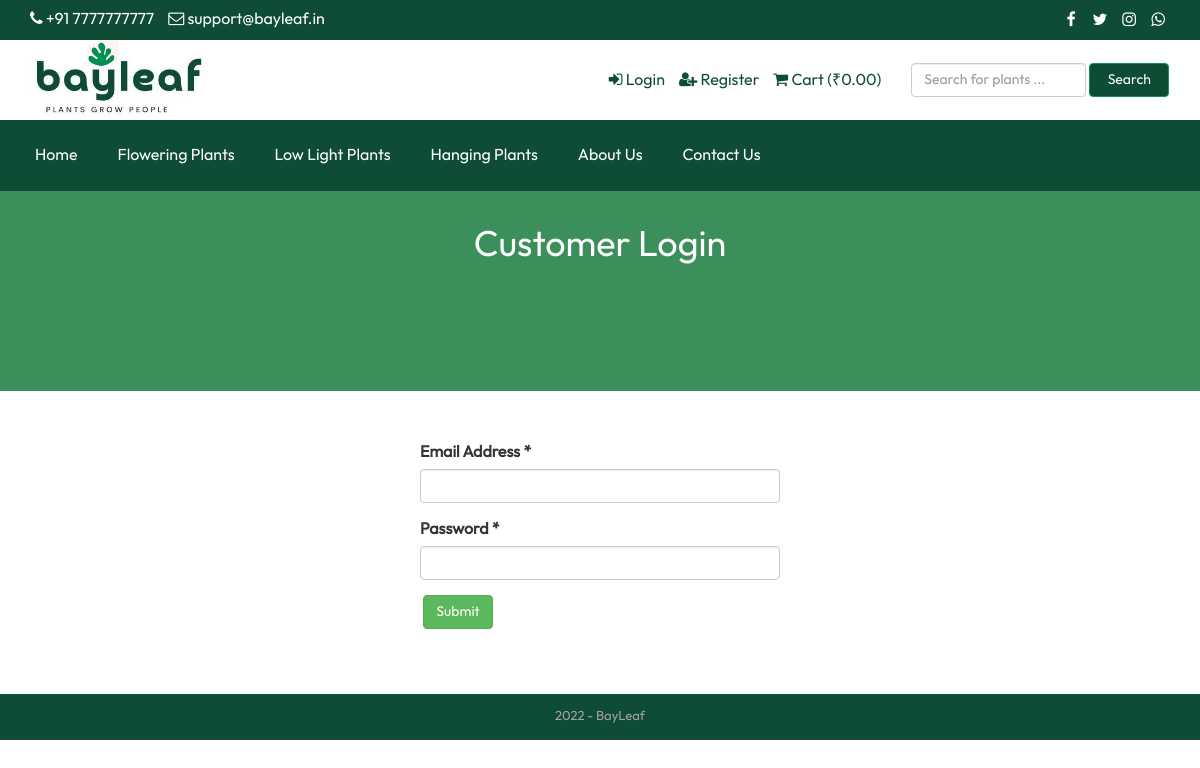
The page /login.php on the database its author committed.
### tables this page shows
CREATE TABLE IF NOT EXISTS `tbl_settings` (
  `id` int(11) NOT NULL AUTO_INCREMENT,
  `logo` varchar(255) NOT NULL,
  `favicon` varchar(255) NOT NULL,
  `footer_text` text NOT NULL,
  `contact_address` text NOT NULL,
  `contact_email` varchar(255) NOT NULL,
  `contact_phone` varchar(255) NOT NULL,
  `receive_email` varchar(255) NOT NULL,
  `receive_email_subject` varchar(255) NOT NULL,
  `receive_email_thank_you_message` text NOT NULL,
  `total_popular_post_sidebar` int(11) NOT NULL,
  `total_featured_product_home` int(11) NOT NULL,
  `total_popular_product_home` int(11) NOT NULL,
  `meta_title_home` text NOT NULL,
  `meta_keyword_home` text NOT NULL,
  `meta_description_home` text NOT NULL,
  `banner_login` varchar(255) NOT NULL,
  `banner_registration` varchar(255) NOT NULL,
  `banner_search` varchar(255) NOT NULL,
  `banner_cart` varchar(255) NOT NULL,
  `banner_checkout` varchar(255) NOT NULL,
  `banner_product_category` varchar(255) NOT NULL,
  `featured_product_title` varchar(255) NOT NULL,
  `featured_product_subtitle` varchar(255) NOT NULL,
  `popular_product_title` varchar(255) NOT NULL,
  `popular_product_subtitle` varchar(255) NOT NULL,
  `bank_detail` text NOT NULL,
  PRIMARY KEY (`id`)
);

CREATE TABLE IF NOT EXISTS `tbl_social` (
  `social_id` int(11) NOT NULL AUTO_INCREMENT,
  `social_name` varchar(30) NOT NULL,
  `social_url` varchar(255) NOT NULL,
  `social_icon` varchar(30) NOT NULL,
  PRIMARY KEY (`social_id`)
);

CREATE TABLE IF NOT EXISTS `tbl_category` (
  `tcat_id` int(11) NOT NULL AUTO_INCREMENT,
  `tcat_name` varchar(255) NOT NULL,
  `show_on_menu` int(1) NOT NULL,
  `p_featured_photo` varchar(255) NOT NULL DEFAULT '   ',
  PRIMARY KEY (`tcat_id`)
);

CREATE TABLE IF NOT EXISTS `tbl_page` (
  `id` int(11) NOT NULL AUTO_INCREMENT,
  `about_title` varchar(255) NOT NULL,
  `about_content` text NOT NULL,
  `about_banner` varchar(255) NOT NULL,
  `about_meta_title` varchar(255) NOT NULL,
  `about_meta_keyword` text NOT NULL,
  `about_meta_description` text NOT NULL,
  `contact_title` varchar(255) NOT NULL,
  `contact_banner` varchar(255) NOT NULL,
  `contact_meta_title` varchar(255) NOT NULL,
  `contact_meta_keyword` text NOT NULL,
  `contact_meta_description` text NOT NULL,
  PRIMARY KEY (`id`)
);

### login.php (the view, shortened to what this page needs)
<?php require_once('header.php'); ?>
<?php
$statement = $pdo->prepare("SELECT * FROM tbl_settings WHERE id=1");
$statement->execute();
$result = $statement->fetchAll(PDO::FETCH_ASSOC);
foreach ($result as $row) {
    $banner_login = $row['banner_login'];
}
?>
<div class="page-banner" style="background-color:#444;background-image: url(assets/uploads/<?php echo $banner_login; ?>);">
    <div class="inner">
        <h1><?php echo "Customer Login"; ?></h1>
    </div>
</div>
<div class="page">
    <div class="container">
        <div class="row">
            <div class="col-md-12">
                <div class="user-content">
                    <form action="" method="post">
                        <div class="row">
                            <div class="col-md-4"></div>
                            <div class="col-md-4">
                                <div class="form-group">
                                    <label for=""><?php echo "Email Address"; ?> *</label>
                                    <input type="email" class="form-control" name="cust_email">
                                </div>
                                <div class="form-group">
                                    <label for=""><?php echo "Password"; ?> *</label>
                                    <input type="password" class="form-control" name="cust_password">
                                </div>
                                <div class="form-group">
                                    <input type="submit" class="btn btn-success" value="<?php echo "Submit"; ?>" name="form1">
                                </div>
                            </div>
                        </div>
                    </form>
                </div>
            </div>
        </div>
    </div>
</div>
<?php require_once('footer.php'); ?>

### header.php (shortened to what this page needs)
<?php
include("admin/inc/config.php");
$statement = $pdo->prepare("SELECT * FROM tbl_settings WHERE id=1");
$statement->execute();
$result = $statement->fetchAll(PDO::FETCH_ASSOC);
foreach ($result as $row)
{
	$logo = $row['logo'];
	$contact_email = $row['contact_email'];
	$contact_phone = $row['contact_phone'];
}
?>
<!DOCTYPE html>
<html lang="en">
<head>
	<link rel="stylesheet" href="assets/css/bootstrap.min.css">
	<link rel="stylesheet" href="assets/css/font-awesome.min.css">
	<link rel="stylesheet" href="assets/css/owl.carousel.min.css">
	<link rel="stylesheet" href="assets/css/owl.theme.default.min.css">
	<link rel="stylesheet" href="assets/css/jquery.bxslider.min.css">
    <link rel="stylesheet" href="assets/css/magnific-popup.css">
    <link rel="stylesheet" href="assets/css/rating.css">
	<link rel="stylesheet" href="assets/css/spacing.css">
	<link rel="stylesheet" href="assets/css/bootstrap-touch-slider.css">
	<link rel="stylesheet" href="assets/css/animate.min.css">
	<link rel="stylesheet" href="assets/css/tree-menu.css">
	<link rel="stylesheet" href="assets/css/select2.min.css">
	<link rel="stylesheet" href="assets/css/main.css">
	<link rel="stylesheet" href="assets/css/responsive.css">
	<?php
	$statement = $pdo->prepare("SELECT * FROM tbl_page WHERE id=1");
	$statement->execute();
	$result = $statement->fetchAll(PDO::FETCH_ASSOC);
		?>
</head>
<body>
<div class="top">
	<div class="container">
		<div class="row">
			<div class="col-md-6 col-sm-6 col-xs-12">
				<div class="left">
					<ul>
						<li><i class="fa fa-phone"></i> <?php echo $contact_phone; ?></li>
						<li><i class="fa fa-envelope-o"></i> <?php echo $contact_email; ?></li>
					</ul>
				</div>
			</div>
			<div class="col-md-6 col-sm-6 col-xs-12">
				<div class="right">
					<ul>
						<?php
						$statement = $pdo->prepare("SELECT * FROM tbl_social");
						$statement->execute();
						$result = $statement->fetchAll(PDO::FETCH_ASSOC);
						foreach ($result as $row) {
							?>
							<?php if($row['social_url'] != ''): ?>
							<li><a href="<?php echo $row['social_url']; ?>"><i class="<?php echo $row['social_icon']; ?>"></i></a></li>
							<?php endif; ?>
							<?php
						}
						?>
					</ul>
				</div>
			</div>
		</div>
	</div>
</div>
<div class="header">
	<div class="container">
		<div class="row inner">
			<div class="col-md-4 logo">
				<a href="index.php"><img src="assets/uploads/<?php echo $logo; ?>" alt="logo image"></a>
			</div>
			<div class="col-md-5 right">
				<ul>
					<?php
					if(isset($_SESSION['customer'])) {
						?>
						<li><i class="fa fa-user"></i> <?php echo "Logged in as"; ?> <?php echo $_SESSION['customer']['cust_name']; ?></li>
						<li><a href="dashboard.php"><i class="fa fa-home"></i> <?php echo "Dashboard"; ?></a></li>
						<?php
					} else {
						?>
						<li><a href="login.php"><i class="fa fa-sign-in"></i> <?php echo "Login"; ?></a></li>
						<li><a href="registration.php"><i class="fa fa-user-plus"></i> <?php echo "Register"; ?></a></li>
						<?php
					}
					?>
					<li><a href="cart.php"><i class="fa fa-shopping-cart"></i> <?php echo "Cart"; ?> (<?php echo "₹"; ?><?php
					if(isset($_SESSION['cart_p_id'])) {
						$table_total_price = 0;
						$i=0;
	                    foreach($_SESSION['cart_p_qty'] as $key => $value)
	                    {
	                        $i++;
	                        $arr_cart_p_qty[$i] = $value;
	                    }                    $i=0;
	                    foreach($_SESSION['cart_p_current_price'] as $key => $value)
	                    {
	                        $i++;
	                        $arr_cart_p_current_price[$i] = $value;
	                    }
	                    for($i=1;$i<=count($arr_cart_p_qty);$i++) {
	                    	$row_total_price = $arr_cart_p_current_price[$i]*$arr_cart_p_qty[$i];
	                        $table_total_price = $table_total_price + $row_total_price;
	                    }
						echo $table_total_price;
					} else {
						echo '0.00';
					}
					?>)</a></li>
				</ul>
			</div>
			<div class="col-md-3 search-area">
				<form class="navbar-form navbar-left" role="search" action="search-result.php" method="get">
					<div class="form-group">
						<input type="text" class="form-control search-top" placeholder="<?php echo "Search for plants ..."; ?>" name="search_text">
					</div>
					<button type="submit" class="btn btn-danger"><?php echo "Search"; ?></button>
				</form>
			</div>
		</div>
	</div>
</div>
<div class="nav">
	<div class="container">
		<div class="row">
			<div class="col-md-12 pl_0 pr_0">
				<div class="menu-container">
					<div class="menu">
						<ul>
							<li><a href="index.php">Home</a></li>
							<?php
							$statement = $pdo->prepare("SELECT * FROM tbl_category WHERE show_on_menu=1");
							$statement->execute();
							$result = $statement->fetchAll(PDO::FETCH_ASSOC);
							foreach ($result as $row) {
								?>
								<li><a href="product-category.php?id=<?php echo $row['tcat_id']; ?>&type=top-category"><?php echo $row['tcat_name']; ?></a>
								<?php
							}
							?>
							<?php
							$statement = $pdo->prepare("SELECT * FROM tbl_page WHERE id=1");
							$statement->execute();
							$result = $statement->fetchAll(PDO::FETCH_ASSOC);
							foreach ($result as $row) {
								$about_title = $row['about_title'];
								$contact_title = $row['contact_title'];
							}
							?>
							<li><a href="about.php"><?php echo $about_title; ?></a></li>
							<li><a href="contact.php"><?php echo $contact_title; ?></a></li>
						</ul>
					</div>
				</div>
			</div>
		</div>
	</div>
</div>

### footer.php (shortened to what this page needs)
<?php
$statement = $pdo->prepare("SELECT * FROM tbl_settings WHERE id=1");
$statement->execute();
$result = $statement->fetchAll(PDO::FETCH_ASSOC);
foreach ($result as $row)
{
	$footer_text = $row['footer_text'];
}
?>
<div class="footer-bottom">
	<div class="container">
		<div class="row">
			<div class="col-md-12 copyright">
				<?php echo $footer_text; ?>
			</div>
		</div>
	</div>
</div>
</body>
</html>

### assets/css/main.css (style rules this page uses)
* { margin: 0; padding: 0; }
body { font-family: "Outfit",sans-serif; font-size: 16px; }
h1, h2, h3, h4, h5, h6 { font-family: "Outfit",sans-serif; }
a { text-decoration: none; }
.top { width: 100%; height: 40px; background: #0E4C35; }
.top .left { float: left; }
.top .left ul { padding-top: 8px; }
.top .left ul li { list-style-type: none; float: left; margin-right: 14px; color: white; }
.top .left ul li i { color: white; }
.top .right { float: right; }
.top .right ul { padding-top: 8px; }
.top .right ul li { list-style-type: none; float: left; margin-left: 5px; }
.top .right ul li a { color: white; width: 24px; height: 24px; line-height: 24px; text-align: center; border-radius: 50%; display: block; transition: all 0.4s ease; }
.header { width: 100%; height: auto; background: #fff; }
.header .inner { height: auto; display: table; }
.header .logo { float: none; display: table-cell; vertical-align: middle; }
.header .logo img { max-width: 100%; height: 80px; }
.header .navbar-form .form-control { width: 300px; }
.header .search-area { float: none; display: table-cell; vertical-align: middle; }
.header .search-area .form-group { width: calc(100% - 84px); }
.header .search-area button { width: 80px; }
.header .search-area form { width: 100%; }
.header .right { float: none; display: table-cell; vertical-align: middle; padding-right: 0; }
.header .right ul { float: right; margin-bottom: 0; }
.header .right ul li { list-style-type: none; float: left; margin-left: 14px; color: #0E4C35; }
.header .right ul li a { color: #0E4C35; }
.header .navbar-form .search-top { width: 100%; }
.nav { background: #0E4C35; }
.menu-container { width: 100%; margin: 0 auto; background: #0E4C35; }
.menu > ul { margin: 0 auto; width: 100%; list-style: none; padding: 0; position: relative; box-sizing: border-box; }
.menu > ul:before, .menu > ul:after { content: ""; display: table; }
.menu > ul:after { clear: both; }
.menu > ul > li { float: left; padding: 0; margin: 0; }
.menu > ul > li a { text-decoration: none; padding: 1.5em 20px; display: block; color: #fff; }
.footer-bottom { width: 100%; height: auto; background: #0E4C35; padding: 14px 0; }
.footer-bottom .copyright { font-size: 13px; color: #a3a3a3; text-align: center; }
.page-banner { width: 100%; height: 200px; opacity: 0.9; background-repeat: no-repeat; background-position: center center; -webkit-background-size: cover; background-size: cover; position: relative; padding-top: 15px; padding-bottom: 15px; overflow: hidden; }
.page-banner h1 { color: #fff; text-align: center; z-index: 999; position: relative; }
.page { width: 100%; height: auto; padding-top: 50px; padding-bottom: 50px; }

### assets/css/responsive.css (style rules this page uses)
@media only screen and (min-width: 992px) { .header .inner { width: 100%; } }
@media only screen and (min-width: 992px) { .header .search-area { padding-right: 0; } }
@media only screen and (min-width: 992px) { .header .search-area form { padding-right: 0; } }
@media only screen and (min-width: 992px) { .header .container { padding-right: 0; } }

### rows shown on the page
tbl_settings: contact_phone "+91 7777777777", contact_email "support@bayleaf.in", logo (picture), banner_login (picture), footer_text "2022 - BayLeaf"
tbl_category: tcat_name "Flowering Plants"
tbl_category: tcat_name "Low Light Plants"
tbl_category: tcat_name "Hanging Plants"
tbl_page: about_title "About Us", contact_title "Contact Us"
